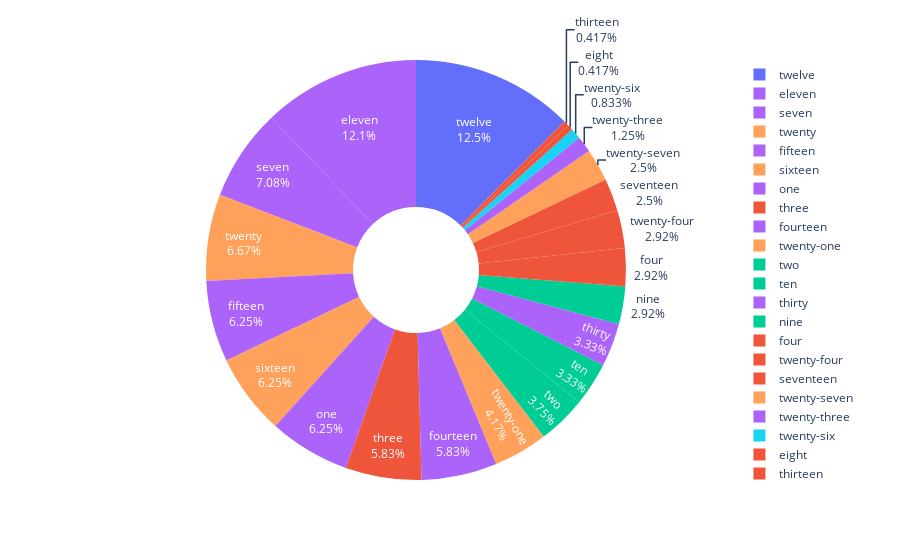

The code cell stored with this chart in its notebook:
### Code cell
# df = px.data.tips()
fig = px.pie(dfb, 
             values='Deaths', 
             names='Bldg #', 
             color="Side", 
             hole=0.3)

# traces update the data
fig.update_traces(
    textinfo="label+percent", 
    insidetextfont=dict(color="white"))

# layout is the figure itself
# fig.update_layout(legend={"itemclick":False})

fig.show()

# fig.write_image("images/fig1.png")

### Figure 1 — Plotly figure (JSON) as saved in the notebook; plotly's stock layout.template omitted (floating-point values rounded to 4 significant figures; data arrays with more than 128 entries replaced by an {"elided": "..."} marker saying what was removed)
{"data": [{"customdata": {"elided": "240x1 str values"}, "domain": {"x": [0, 1], "y": [0, 1]}, "hole": 0.3, "hovertemplate": "Bldg #=%{label}<br>Deaths=%{value}<br>Side=%{customdata[0]}<extra></extra>", "insidetextfont": {"color": "white"}, "labels": {"elided": "240 str values"}, "legendgroup": "", "marker": {"colors": {"elided": "240 str values"}}, "name": "", "showlegend": true, "textinfo": "label+percent", "type": "pie", "values": {"elided": "240 int values"}}], "layout": {"legend": {"tracegroupgap": 0}, "margin": {"t": 60}}}
